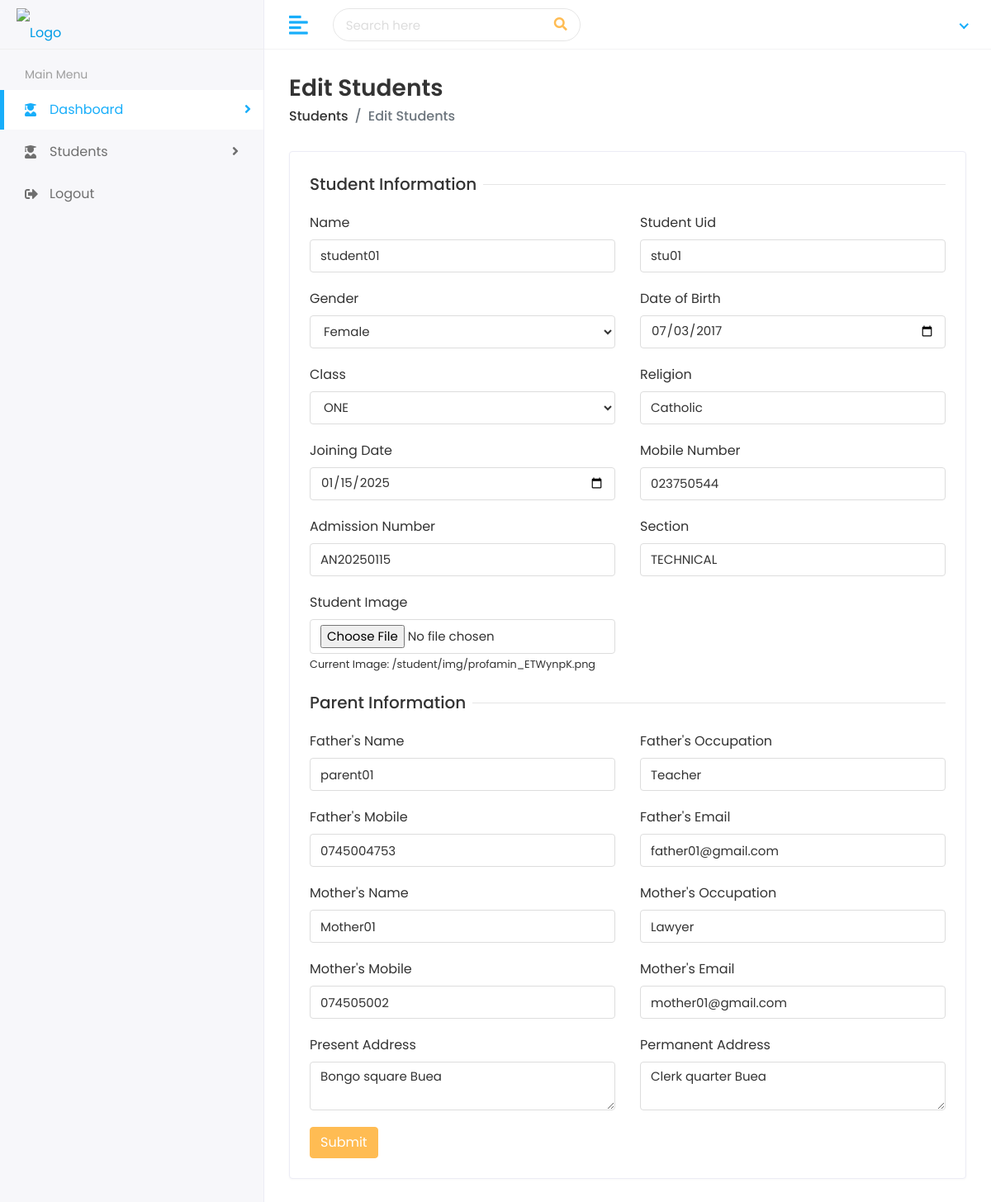
/students/edit/1/, run on an earlier commit of the app's database.
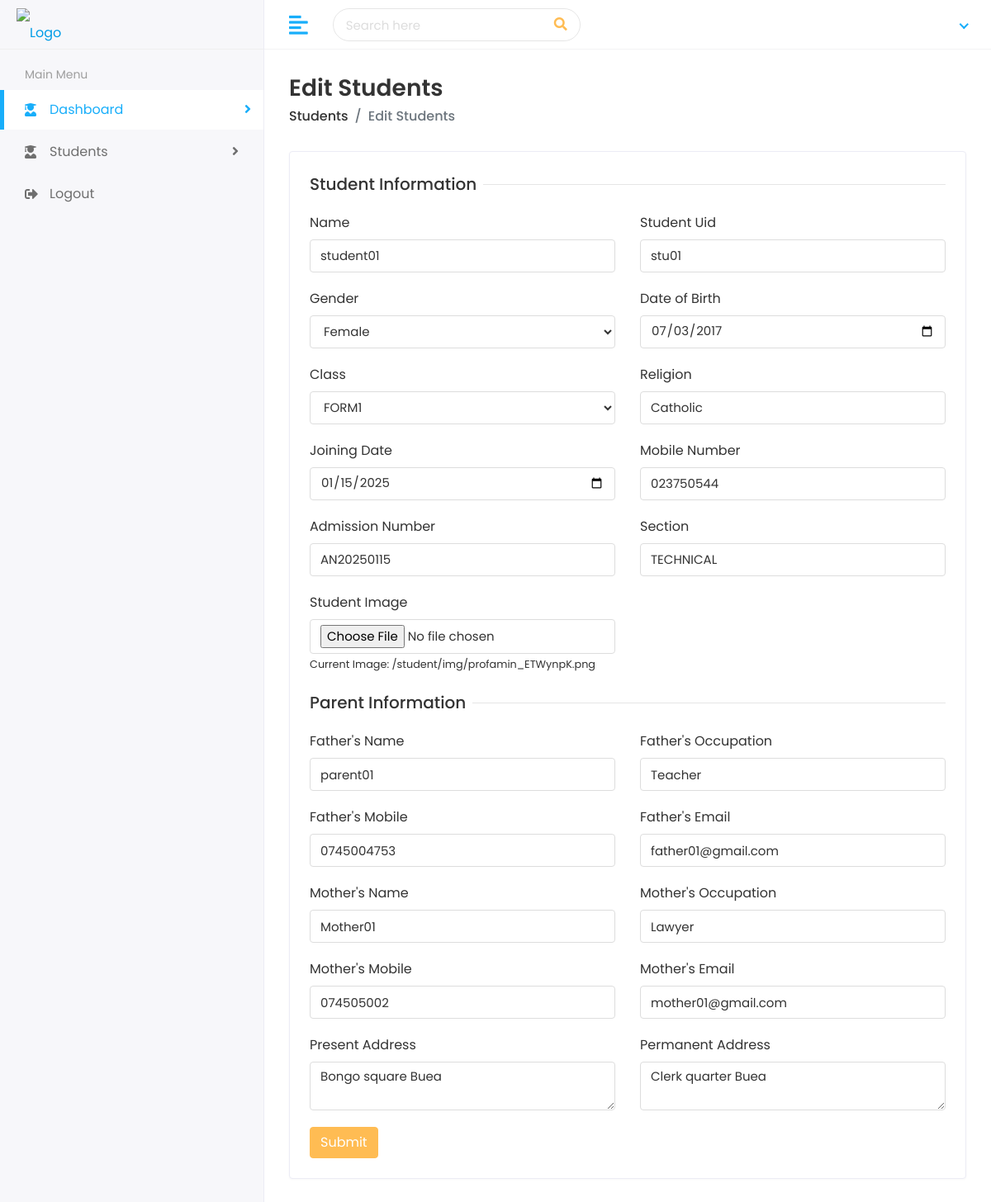
And on a later commit of the database.
### student/models.py (models this page shows, shortened)
class Student(models.Model):
    name                = models.TextField( null=True, blank=True)
    student_uid         = models.CharField(max_length=100, unique=True,null=True, blank=True)
    gender              = models.CharField(max_length=100, choices=[('Male','Male'), ('Female', 'Female')])
    date_of_birth       = models.DateField()
    student_class       = models.ForeignKey(ClassRoom, on_delete=models.CASCADE)
    religion            = models.CharField(max_length=100, null=True, blank=True)
    joining_date        = models.DateField()
    mobile_number       = models.CharField(max_length=15, null=True, blank=True)
    admission_number    = models.CharField(max_length=15)
    section             = models.CharField(max_length=100)
    student_image       = models.ImageField(upload_to='student/img/', blank=True)
    parent              = models.ForeignKey(Parent, on_delete=models.CASCADE)
    slug                = models.SlugField(max_length=255, unique=True, blank=True)
    added_by            = models.CharField(max_length=100, null=True)
    modified_by         = models.CharField(max_length=100, null=True, blank=True)
    is_actif            = models.BooleanField(default=True)
    created_on          = models.DateTimeField(auto_now_add=True)
    updated_on          = models.DateTimeField(auto_now=True)

### school/models.py (models this page shows, shortened)
class ClassRoom(models.Model):
    class_name              = models.CharField(max_length=250, unique=True,)
    class_code              = models.CharField(max_length=250, unique=True,)
    class_department        = models.CharField(max_length=250, null=True, blank=True)
    other                   = models.CharField(max_length=250, null=True, blank=True)
    added_by                = models.CharField(max_length=100, null=True)
    modified_by             = models.CharField(max_length=100, null=True, blank=True)
    slug                    = models.SlugField(max_length=255, unique=True, blank=True)
    is_actif                = models.BooleanField(default=True)
    created_on              = models.DateTimeField(auto_now_add=True)
    updated_on              = models.DateTimeField(auto_now=True)

### student/views.py (the view, shortened to what this page needs)
# urls.py: path('edit/<str:slug>/', views.edit_student, name="edit_student"),
def edit_student(request,slug):
    student = get_object_or_404(Student, id=slug)
    parent = student.parent if hasattr(student, 'parent') else None
    classroom = ClassRoom.objects.all()
    return render(request, "students/edit-student.html",{'student':student, 'parent':parent, 'classroom':classroom} )

### templates/students/edit-student.html (shortened to what the changed rows need)
{% extends 'home/base.html' %}
{% load static %}
{% block body %}
<div class="page-wrapper">
    <div class="content container-fluid">
        <div class="row">
            <div class="col-sm-12">
                <div class="card">
                    <div class="card-body">
                        <form method="POST" enctype="multipart/form-data">
                            <div class="row">
                                <div class="col-12 col-sm-6">
                                    <div class="form-group">
                                        <label>Name</label>
                                        <input type="text" name="name" class="form-control" value="{{ student.name }}">
                                    </div>
                                </div>
                                <div class="col-12 col-sm-6">
                                    <div class="form-group">
                                        <label>Student Uid</label>
                                        <input type="text" name="student_uid" class="form-control" value="{{ student.student_uid }}">
                                    </div>
                                </div>
                                <div class="col-12 col-sm-6">
                                    <div class="form-group">
                                        <label>Gender</label>
                                        <select name="gender" class="form-control">
                                            <option value="Female" {% if student.gender == 'Female' %}selected{% endif %}>Female</option>
                                        </select>
                                    </div>
                                </div>
                                <div class="col-12 col-sm-6">
                                    <div class="form-group">
                                        <label>Date of Birth</label>
                                        <input type="date" name="date_of_birth" class="form-control" value="{{ student.date_of_birth|date:'Y-m-d' }}">
                                    </div>
                                </div>
                                <div class="col-12 col-sm-6">
                                    <div class="form-group">
                                       <label>Class</label>
                                       <select class="form-control" name="student_class" required>
                                          {% for classr in classroom %}
                                             <option value={{classr.id}}
                                                {% if student.student_class_id == classr.id %}
                                                selected
                                                {% endif %}
                                                >
                                                {{classr.class_name}}
                                            </option>
                                          {% endfor %}
                                       </select>
                                    </div>
                                 </div>
                                <div class="col-12 col-sm-6">
                                    <div class="form-group">
                                        <label>Religion</label>
                                        <input type="text" name="religion" class="form-control" value="{{ student.religion }}">
                                    </div>
                                </div>
                                <div class="col-12 col-sm-6">
                                    <div class="form-group">
                                        <label>Joining Date</label>
                                        <input type="date" name="joining_date" class="form-control" value="{{ student.joining_date|date:'Y-m-d' }}">
                                    </div>
                                </div>
                                <div class="col-12 col-sm-6">
                                    <div class="form-group">
                                        <label>Mobile Number</label>
                                        <input type="text" name="mobile_number" class="form-control" value="{{ student.mobile_number }}">
                                    </div>
                                </div>
                                <div class="col-12 col-sm-6">
                                    <div class="form-group">
                                        <label>Admission Number</label>
                                        <input type="text" name="admission_number" class="form-control" value="{{ student.admission_number }}">
                                    </div>
                                </div>
                                <div class="col-12 col-sm-6">
                                    <div class="form-group">
                                        <label>Section</label>
                                        <input type="text" name="section" class="form-control" value="{{ student.section }}">
                                    </div>
                                </div>
                                <div class="col-12 col-sm-6">
                                    <div class="form-group">
                                        <label>Student Image</label>
                                        <input type="file" name="student_image" class="form-control">
                                        <small>Current Image: {{ student.student_image.url }}</small>
                                    </div>
                                </div>
                            </div>
                        </form>
                    </div>
                </div>
            </div>
        </div>
    </div>
</div>
{% endblock %}

What changed in the data, as far as the page shows it:
changed through a linked row, Student "/student/img/profamin_ETWynpK.png": student_class "ONE" → "FORM1"
